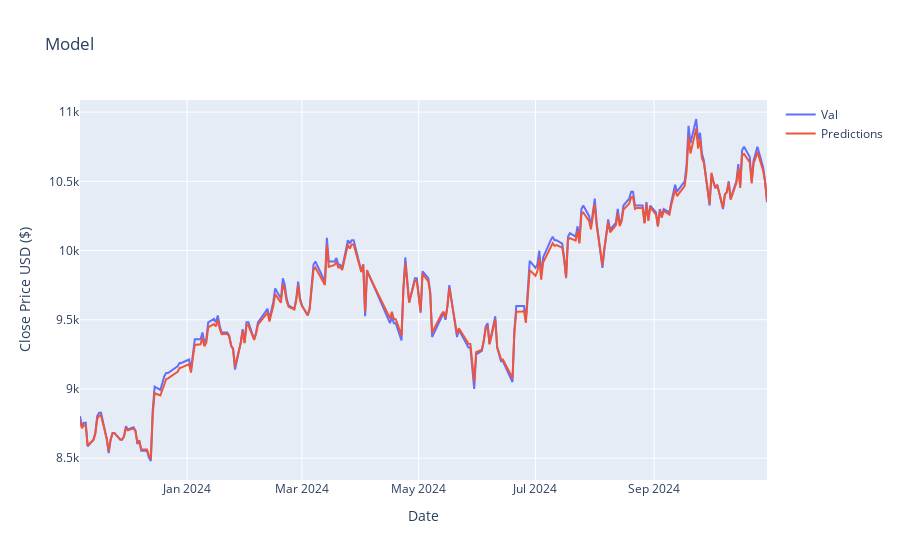

Here is the notebook cell this chart was saved with:
### Code cell
from plotly import graph_objs as go

fig = go.Figure()

fig.add_trace(go.Scatter(x=valid['date'], y=valid['Close'], mode='lines', name='Val'))
fig.add_trace(go.Scatter(x=valid['date'], y=valid['Predictions'], mode='lines', name='Predictions'))

fig.update_layout(title='Model',
                        xaxis_title='Date',
                        yaxis_title='Close Price USD ($)')
fig.show()

### Figure 1 — Plotly figure (JSON) as saved in the notebook; plotly's stock layout.template omitted (floating-point values rounded to 4 significant figures; data arrays with more than 128 entries replaced by an {"elided": "..."} marker saying what was removed)
{"data": [{"mode": "lines", "name": "Val", "type": "scatter", "x": {"elided": "235 str values"}, "y": {"elided": "235 float values"}}, {"mode": "lines", "name": "Predictions", "type": "scatter", "x": {"elided": "235 str values"}, "y": {"elided": "235 float values"}}], "layout": {"title": {"text": "Model"}, "xaxis": {"title": {"text": "Date"}}, "yaxis": {"title": {"text": "Close Price USD ($)"}}}}
